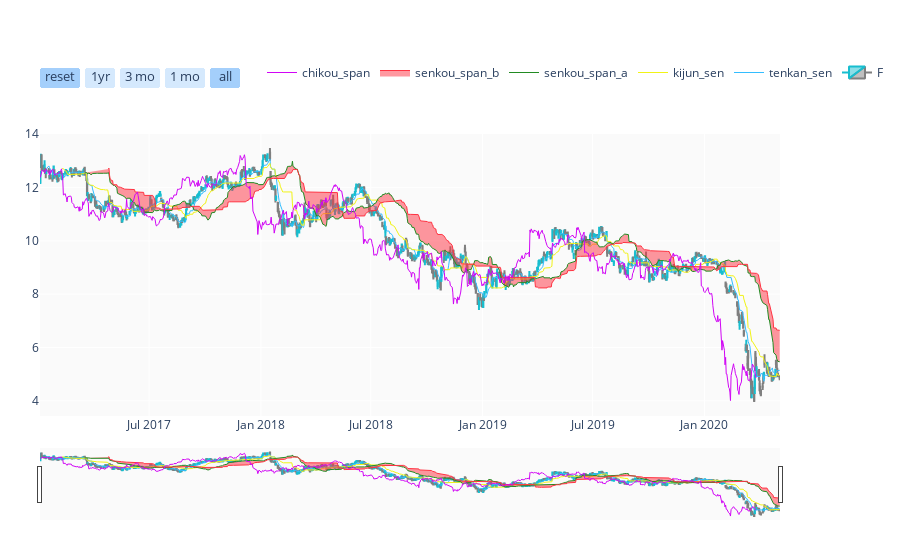

Write notebook code for a chart like this one.
### Code cell
# Set colors for up and down candles
INCREASING_COLOR = '#17BECF'
DECREASING_COLOR = '#7F7F7F'

# create list to hold dictionary with data for our first series to plot
# (which is the candlestick element itself)
data = [ dict(
    type = 'candlestick',
    open = d.Open,
    high = d.High,
    low = d.Low,
    close = d.Close,
    x = d.index,
    yaxis = 'y2',
    name = 'F',
    increasing = dict( line = dict( color = INCREASING_COLOR ) ),
    decreasing = dict( line = dict( color = DECREASING_COLOR ) ),
) ]

# Create empty dictionary for later use to hold settings and layout options
layout=dict()

# create our main chart "Figure" object which consists of data to plot and layout settings
fig = dict( data=data, layout=layout )

# Assign various seeting and choices - background colour, range selector etc
fig['layout']['plot_bgcolor'] = 'rgb(250, 250, 250)'
fig['layout']['xaxis'] = dict( rangeselector = dict( visible = True ) )
fig['layout']['yaxis'] = dict( domain = [0, 0.2], showticklabels = False )
fig['layout']['yaxis2'] = dict( domain = [0.2, 0.8] )
fig['layout']['legend'] = dict( orientation = 'h', y=0.9, x=0.3, yanchor='bottom' )
fig['layout']['margin'] = dict( t=40, b=40, r=40, l=40 )


# Populate the "rangeselector" object with necessary settings
rangeselector=dict(
    visible = True,
    x = 0, y = 0.9,
    bgcolor = 'rgba(150, 200, 250, 0.4)',
    font = dict( size = 13 ),
    buttons=list([
        dict(count=1,
             label='reset',
             step='all'),
        dict(count=1,
             label='1yr',
             step='year',
             stepmode='backward'),
        dict(count=3,
            label='3 mo',
            step='month',
            stepmode='backward'),
        dict(count=1,
            label='1 mo',
            step='month',
            stepmode='backward'),
        dict(step='all')
    ]))
    

fig['layout']['xaxis']['rangeselector'] = rangeselector

# Append the Ichimoku elements to the plot
fig['data'].append( dict( x=d['tenkan_sen'].index, y=d['tenkan_sen'], type='scatter', mode='lines', 
                         line = dict( width = 1 ),
                         marker = dict( color = '#33BDFF' ),
                         yaxis = 'y2', name='tenkan_sen' ) )

fig['data'].append( dict( x=d['kijun_sen'].index, y=d['kijun_sen'], type='scatter', mode='lines', 
                         line = dict( width = 1 ),
                         marker = dict( color = '#F1F316' ),
                         yaxis = 'y2', name='kijun_sen' ) )

fig['data'].append( dict( x=d['senkou_span_a'].index, y=d['senkou_span_a'], type='scatter', mode='lines', 
                         line = dict( width = 1 ), 
                         marker = dict( color = '#228B22' ),
                         yaxis = 'y2', name='senkou_span_a' ) )

fig['data'].append( dict( x=d['senkou_span_b'].index, y=d['senkou_span_b'], type='scatter', mode='lines', 
                         line = dict( width = 1 ),fill='tonexty',
                         marker = dict( color = '#FF3342' ),
                         yaxis = 'y2', name='senkou_span_b' ) )

fig['data'].append( dict( x=d['chikou_span'].index, y=d['chikou_span'], type='scatter', mode='lines', 
                         line = dict( width = 1 ),
                         marker = dict( color = '#D105F5' ),
                         yaxis = 'y2', name='chikou_span' ) )


# Set colour list for candlesticks
colors = []

for i in range(len(d.Close)):
    if i != 0:
        if d.Close[i] > d.Close[i-1]:
            colors.append(INCREASING_COLOR)
        else:
            colors.append(DECREASING_COLOR)
    else:
        colors.append(DECREASING_COLOR)
        
iplot( fig, filename = 'candlestick-ichimoku' )

### Figure 1 — Plotly figure (JSON) as saved in the notebook; plotly's stock layout.template omitted (floating-point values rounded to 4 significant figures; data arrays with more than 128 entries replaced by an {"elided": "..."} marker saying what was removed)
{"data": [{"close": {"elided": "839 float values"}, "decreasing": {"line": {"color": "#7F7F7F"}}, "high": {"elided": "839 float values"}, "increasing": {"line": {"color": "#17BECF"}}, "low": {"elided": "839 float values"}, "name": "F", "open": {"elided": "839 float values"}, "type": "candlestick", "x": {"elided": "839 str values"}, "yaxis": "y2"}, {"line": {"width": 1}, "marker": {"color": "#33BDFF"}, "mode": "lines", "name": "tenkan_sen", "type": "scatter", "x": {"elided": "839 str values"}, "y": {"elided": "839 float values"}, "yaxis": "y2"}, {"line": {"width": 1}, "marker": {"color": "#F1F316"}, "mode": "lines", "name": "kijun_sen", "type": "scatter", "x": {"elided": "839 str values"}, "y": {"elided": "839 float values"}, "yaxis": "y2"}, {"line": {"width": 1}, "marker": {"color": "#228B22"}, "mode": "lines", "name": "senkou_span_a", "type": "scatter", "x": {"elided": "839 str values"}, "y": {"elided": "839 float values"}, "yaxis": "y2"}, {"fill": "tonexty", "line": {"width": 1}, "marker": {"color": "#FF3342"}, "mode": "lines", "name": "senkou_span_b", "type": "scatter", "x": {"elided": "839 str values"}, "y": {"elided": "839 float values"}, "yaxis": "y2"}, {"line": {"width": 1}, "marker": {"color": "#D105F5"}, "mode": "lines", "name": "chikou_span", "type": "scatter", "x": {"elided": "839 str values"}, "y": {"elided": "839 float values"}, "yaxis": "y2"}], "layout": {"legend": {"orientation": "h", "x": 0.3, "y": 0.9, "yanchor": "bottom"}, "margin": {"b": 40, "l": 40, "r": 40, "t": 40}, "plot_bgcolor": "rgb(250, 250, 250)", "xaxis": {"rangeselector": {"bgcolor": "rgba(150, 200, 250, 0.4)", "buttons": [{"count": 1, "label": "reset", "step": "all"}, {"count": 1, "label": "1yr", "step": "year", "stepmode": "backward"}, {"count": 3, "label": "3 mo", "step": "month", "stepmode": "backward"}, {"count": 1, "label": "1 mo", "step": "month", "stepmode": "backward"}, {"step": "all"}], "font": {"size": 13}, "visible": true, "x": 0, "y": 0.9}}, "yaxis": {"domain": [0, 0.2], "showticklabels": false}, "yaxis2": {"domain": [0.2, 0.8]}}}
